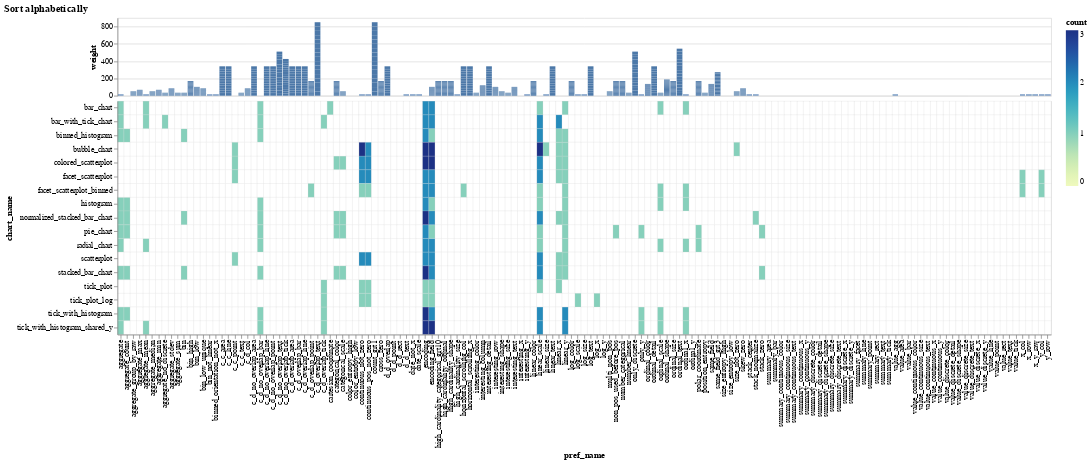

Here is the notebook cell this chart was saved with:
### Markdown cell above
### Visualizing Debug Data

The `chart_preferences` dataframe generated by `DracoDebug` can be visualized using `DracoDebugPlotter`. Custom plot configurations can be passed to `DracoDebugPlotter.create_chart` to customize the produced visualization.

### Code cell
plotter = DracoDebugPlotter(chart_preferences)
# Creates a chart using the default config (alphabetical sort)
plotter.create_chart()

### Figure 1 — Vega-Lite specification as saved in the notebook (floating-point values rounded to 4 significant figures; data arrays with more than 128 entries replaced by an {"elided": "..."} marker saying what was removed)
{"config": {"view": {"continuousWidth": 400, "continuousHeight": 300}}, "vconcat": [{"mark": "bar", "encoding": {"tooltip": [{"field": "pref_name", "type": "nominal"}, {"field": "weight", "type": "quantitative"}], "x": {"axis": null, "field": "pref_name", "sort": "ascending", "type": "nominal"}, "y": {"field": "weight", "type": "quantitative"}}, "height": 100.0, "width": 1200}, {"mark": {"type": "rect", "stroke": "lightgray", "strokeWidth": 0.25}, "encoding": {"color": {"condition": {"value": "white", "test": "(datum.count === 0)"}, "field": "count", "type": "quantitative"}, "tooltip": [{"field": "chart_name", "type": "nominal"}, {"field": "pref_name", "type": "nominal"}, {"field": "count", "type": "quantitative"}, {"field": "weight", "type": "quantitative"}], "x": {"field": "pref_name", "sort": "ascending", "type": "nominal"}, "y": {"field": "chart_name", "sort": "ascending", "type": "nominal"}}, "height": 300.0, "width": 1200}], "data": {"name": "data-612a92542bfcd7217489135134030a73"}, "spacing": 0, "title": "Sort alphabetically", "$schema": "https://vega.github.io/schema/vega-lite/v4.17.0.json", "datasets": {"data-612a92542bfcd7217489135134030a73": {"elided": "2499 records"}}}
